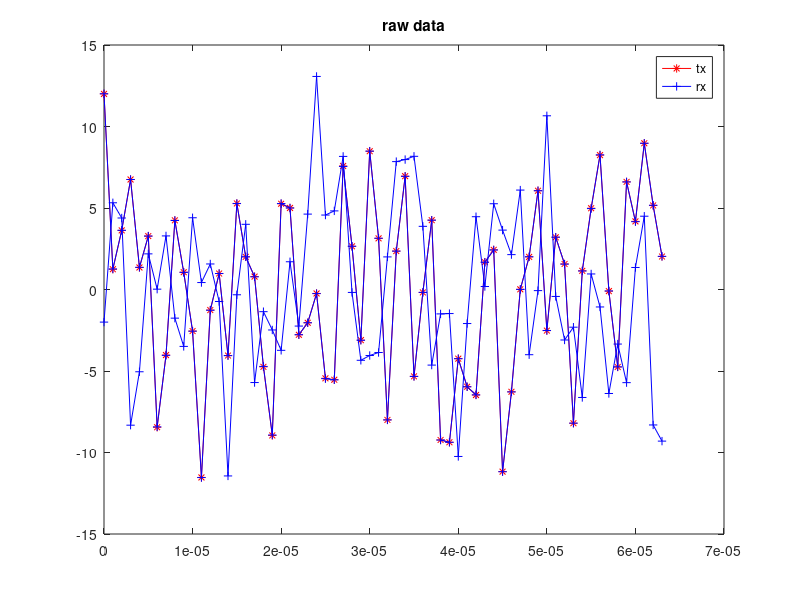
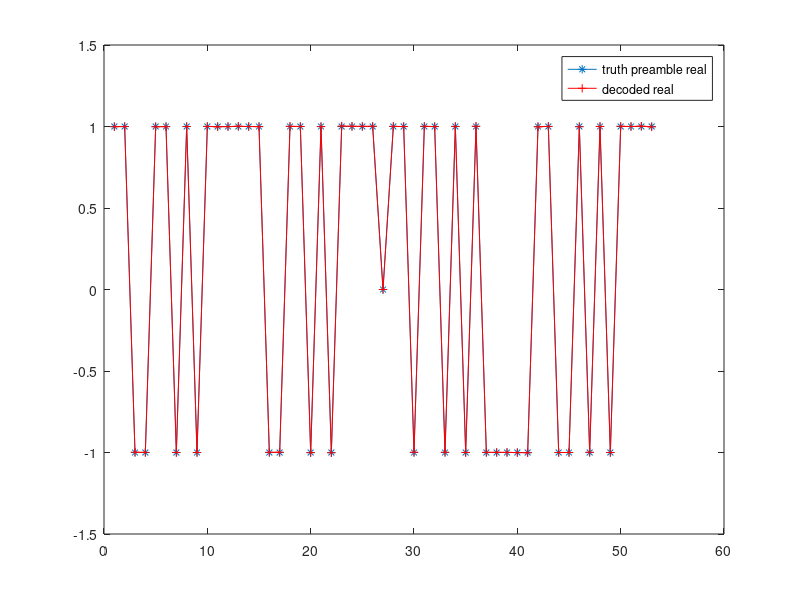
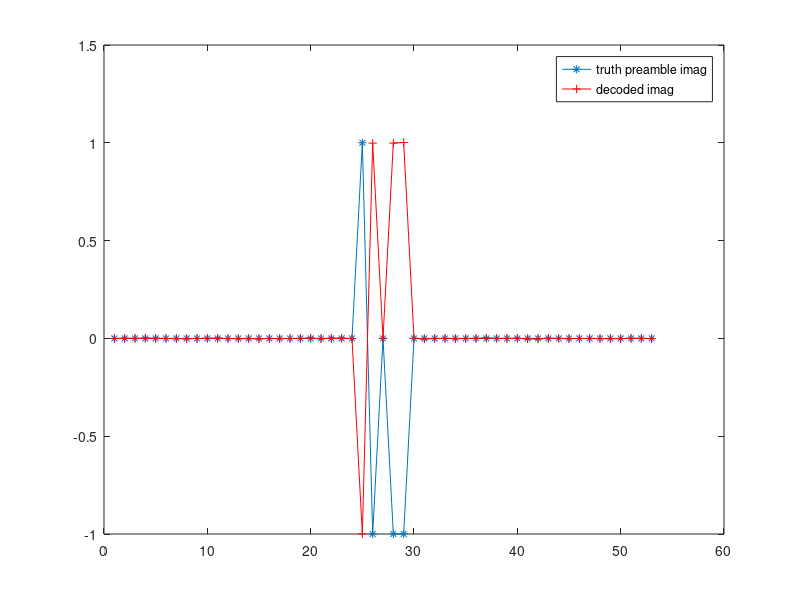
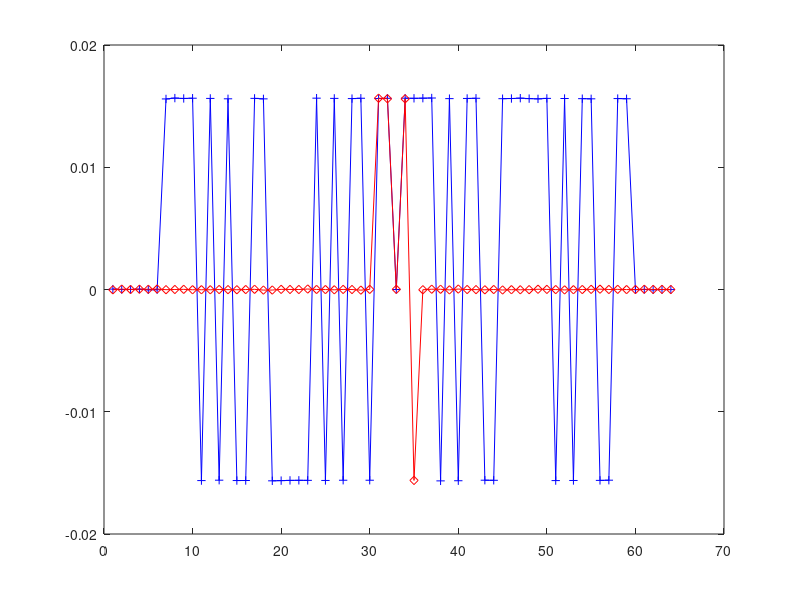

Recreate these plots in MATLAB, in order.
function ofdm_example_802_11a()

close all; 
fs = 1e6; 
Ts = 1/fs; 
N  = 64; 
t = 0 : Ts : (N-1)*Ts; 

f1 = fs/10; 

nsc = 53; 

np = .01; 
% Long Preamble
LongPreamble = complex(...
    [ 1,  1, -1, -1,  1,  1, -1,  1, -1,  1,  1,  1,...
    1,  1,  1, -1, -1,  1,  1, -1,  1, -1,  1,  1,  1,  1, 0,...
    1, -1, -1,  1,  1, -1,  1, -1,  1, -1, -1, -1, -1, -1,...
    1,  1, -1, -1,  1, -1,  1, -1,  1,  1,  1,  1].', 0);

LongPreamble(25) = 1 + 1i; 
LongPreamble(26) = 1 - 1i; 
LongPreamble(28) = 1 - 1i; 
LongPreamble(29) = 1 - 1i; 


df = fs/N; 
subc = size(LongPreamble,1)-1; 
K = (-subc/2:subc/2)';
y = exp(-j*2*pi*df*K*t);  %53*N matrix

B=repmat(LongPreamble,1,53);
y1 = zeros(size(y)); 

for i = 1 : nsc
    y1(i,:) = LongPreamble(i)*y(i,:);
end


%y1 = (y'*B)';


y2 = sum(y1);


plot(t,real(y2),'*-r');
hold on; 
plot(t,imag(y2),'+-b');
legend('real','imag'); 
title('raw data'); 


r = y2' + np*complex(randn(N,1),randn(N,1)); 
hold on;
plot(t,r,'+-b');
legend('tx','rx'); 

dec = zeros(size(LongPreamble)); 

for i = 1 : nsc
    dec(i) = y(i,:)*r;
end

dec = dec/N; 

figure;
plot(real(LongPreamble),'*-');
hold on; 
plot((real(dec)),'+-r'); 
legend('truth preamble real','decoded real');

figure;
plot(imag(LongPreamble),'*-');
hold on; 
plot((imag(dec)),'+-r'); 
legend('truth preamble imag','decoded imag');

Fr = fftshift(ifft(r))/N; 
figure; 
plot(real(Fr),'+b-'); 
hold on; 
plot(imag(Fr),'dr-'); 

return; 

%y = LongPreamble*y(:,
zeropad = (N-subc)/2; 
y = [zeros(zeropad,1);y;zeros(zeropad-1,1)]; 
%y = fftshift(y); 
Y = ifft(y); 

Y = Y + np*complex(randn(N,1),randn(N,1)); 

rx = fft(Y); 

F = (-N/2: (N-1)/2)/N*fs; 
plot(F,fftshift(abs(Y)),'*-');
hold on;
plot(F,real(Y),'+r-'); 
grid on; 
plot(F,real(rx),'dk-'); 
plot(F,imag(rx),'oc-'); 

